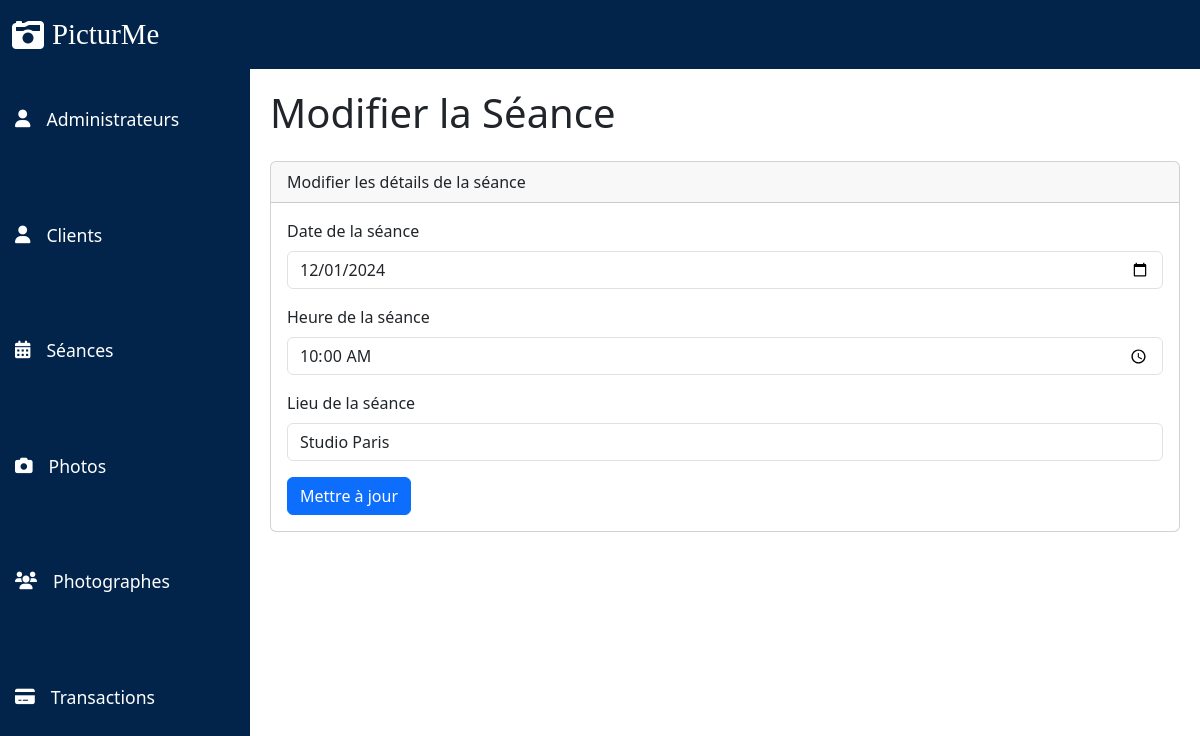
/pages/dashboard/edit_seance.php?id=1, run on the app's committed database.
### tables this page shows
CREATE TABLE Seance (
                        id_seance INT PRIMARY KEY AUTO_INCREMENT,
                        date_seance DATE,
                        heure TIME,
                        lieu VARCHAR(255),
                        id_client INT,
                        id_photographe INT,
                        FOREIGN KEY (id_client) REFERENCES Client(id_client) ON DELETE CASCADE,
                        FOREIGN KEY (id_photographe) REFERENCES Photographe(id_photographe) ON DELETE CASCADE
);

### public/pages/dashboard/edit_seance.php (the view, shortened to what this page needs)
<?php
include "../../login/connexion_bdd.php";
if (isset($_GET['id'])) {
    $id_seance = $_GET['id'];
    $sql = "SELECT * FROM Seance WHERE id_seance = ?";
    $stmt = mysqli_prepare($conn, $sql);
    if ($stmt) {
        mysqli_stmt_bind_param($stmt, "i", $id_seance);
        mysqli_stmt_execute($stmt);
        $result = mysqli_stmt_get_result($stmt);
        $seance = mysqli_fetch_assoc($result);
    }
} else {
    header("Location: seances.php");
    exit();
}
?>
<?php
include "../../composants/header.php";
include "../../composants/sidebar.php";
include "../../composants/navbar.php";
?>
<div class="content">
    <h1 class="mb-4">Modifier la Séance</h1>
    <div class="card mb-4">
        <div class="card-header">Modifier les détails de la séance</div>
        <div class="card-body">
            <form action="edit_seance.php?id=<?php echo $id_seance; ?>" method="post">
                <div class="mb-3">
                    <label for="date_seance" class="form-label">Date de la séance</label>
                    <input type="date" id="date_seance" name="date_seance" class="form-control" value="<?php echo $seance['date_seance']; ?>" required>
                </div>
                <div class="mb-3">
                    <label for="heure" class="form-label">Heure de la séance</label>
                    <input type="time" id="heure" name="heure" class="form-control" value="<?php echo $seance['heure']; ?>" required>
                </div>
                <div class="mb-3">
                    <label for="lieu" class="form-label">Lieu de la séance</label>
                    <input type="text" id="lieu" name="lieu" class="form-control" value="<?php echo $seance['lieu']; ?>" required>
                </div>
                <button type="submit" class="btn btn-primary">Mettre à jour</button>
            </form>
        </div>
    </div>
</div>
</body>
</html>

### ressources/css/dashboard.css (style rules this page uses)
.content { margin-left: 250px; padding: 20px; overflow-y: auto; }

### data on the page
seance: date_seance "12/01/2024", heure "10:00:00", lieu "Studio Paris"
